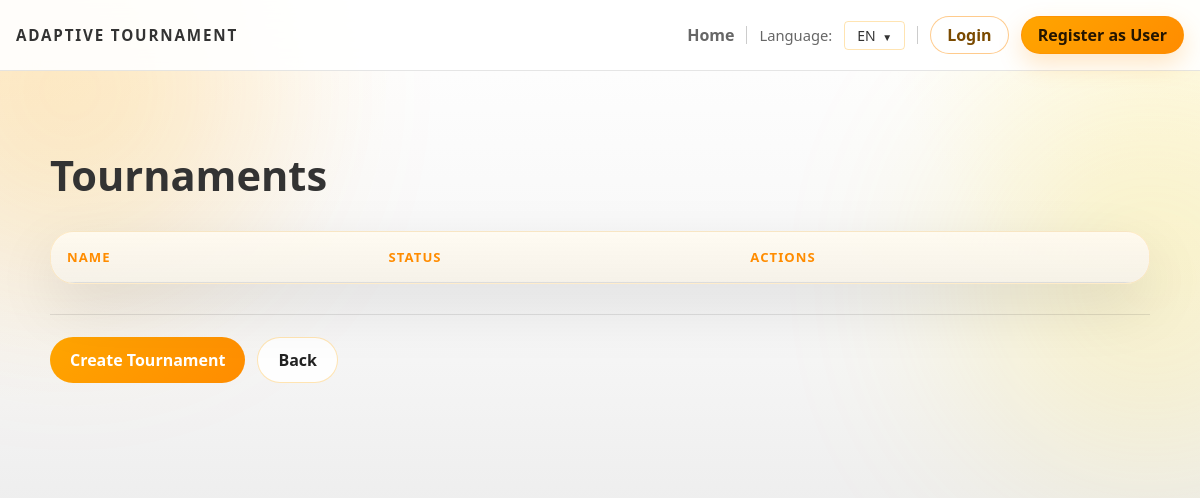
/admin/tournaments, run on an earlier commit of the app's database.
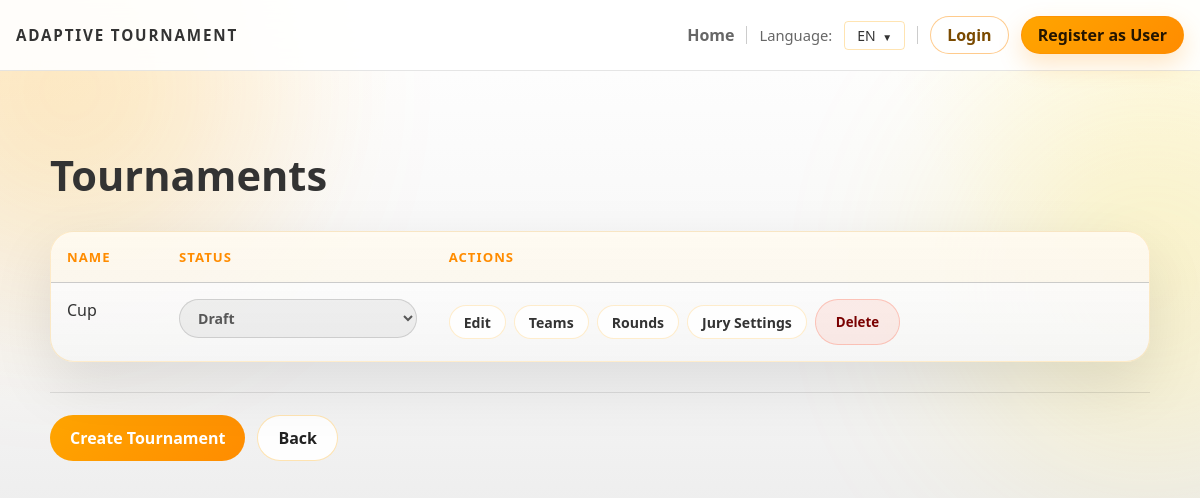
And on a later commit of the database.
### backend/models.py (models this page shows)
class Tournament(db.Model):
    id = db.Column(db.Integer, primary_key=True)
    name = db.Column(db.String(200), nullable=False)
    description = db.Column(db.Text)
    max_teams = db.Column(db.Integer)
    status = db.Column(db.String(30), default="Draft")
    rounds = db.relationship('Round', backref='tournament', lazy=True)

### backend/admin.py (the view)
def admin_tournaments():
    tournaments = Tournament.query.all()
    return render_template('admin_tournaments.html', tournaments=tournaments)

### backend/app.py (called while the page is built)
@app.context_processor
def inject_user_processor():
    return inject_user()

@app.context_processor
def translation_processor():
    return translation()

### backend/app_helpers.py (called while the page is built)
def get_current_user():
    uid = session.get('user_id')
    if uid:
        return db.session.get(User, uid)
    return None

def inject_user():
    return {'get_current_user': get_current_user}

### backend/translations.py (called while the page is built)
def get_text(key, lang='en', **kwargs):
    if lang not in TRANSLATIONS:
        lang = 'en'
    text = TRANSLATIONS[lang].get(key, TRANSLATIONS['en'].get(key, key))
    if kwargs:
        try:
            return text.format(**kwargs)
        except Exception:
            return text
    return text

### templates/admin_tournaments.html (shortened to what this page needs)
{% extends 'base.html' %}
{% block head %}
  <link rel="stylesheet" href="/static/css/admin.css">
{% endblock %}
{% block content %}
<div class="admin-page">
  <h2 class="page-title">{{ t('tournaments') }}</h2>
  <div class="table-shell">
    <div class="table-scroll">
      <table class="admin-table">
        <thead>
          <tr>
            <th>{{ t('name') }}</th>
            <th>{{ t('status') }}</th>
            <th>{{ t('actions') }}</th>
          </tr>
        </thead>
        <tbody>
          {% for t_item in tournaments %}
            <tr>
              <td>{{ t_item.name }}</td>
              <td>
                <form method="post" action="{{ url_for('update_tournament_status', tid=t_item.id) }}" class="status-select-form">
                  <select name="status" class="status-select status-{{ t_item.status|lower }}" aria-label="{{ t('status') }}" onchange="this.form.submit()">
                    <option value="Draft" {% if t_item.status == 'Draft' %}selected{% endif %}>{{ t('draft') }}</option>
                  </select>
                </form>
              </td>
              <td>
                <div class="table-actions">
                  <a href="{{ url_for('edit_tournament', tid=t_item.id) }}" class="inline-btn">{{ t('edit') }}</a>
                  <a href="{{ url_for('admin_tournament_teams', tid=t_item.id) }}" class="inline-btn">{{ t('teams') }}</a>
                  <a href="{{ url_for('admin_tournament_rounds', tid=t_item.id) }}" class="inline-btn">{{ t('rounds') }}</a>
                  <a href="{{ url_for('admin_tournament_evaluation_settings', tid=t_item.id) }}" class="inline-btn">{{ t('jury_settings') }}</a>
                  <form method="post" action="{{ url_for('delete_tournament', tid=t_item.id) }}" class="inline-form">
                    <button onclick="return confirm('{{ t('delete') }}?')" class="danger-btn">{{ t('delete') }}</button>
                  </form>
                </div>
              </td>
            </tr>
          {% endfor %}
        </tbody>
      </table>
    </div>
  </div>
  <div class="form-actions">
    <a href="{{ url_for('create_tournament') }}" class="submit-btn">{{ t('create_tournament_cta') }}</a>
    <a href="{{ url_for('admin_dashboard') }}" class="secondary-btn">{{ t('back') }}</a>
  </div>
</div>
{% endblock %}

What changed in the data, as far as the page shows it:
added Tournament: name "Cup", status "Draft", t "Edit", t "Teams", t "Rounds", t "Jury Settings", t "Delete"
